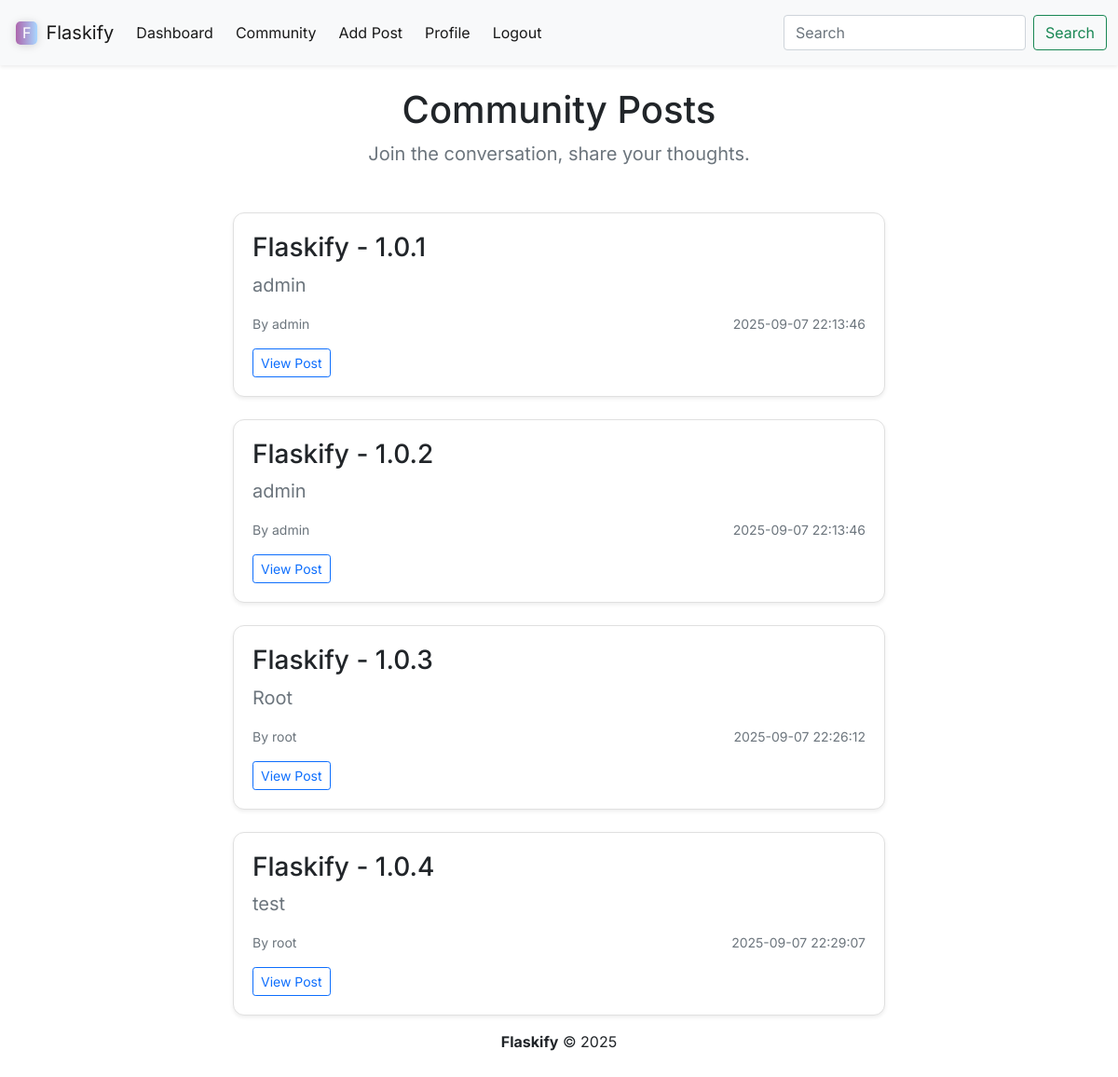
The app's page /posts (signed in), older data.
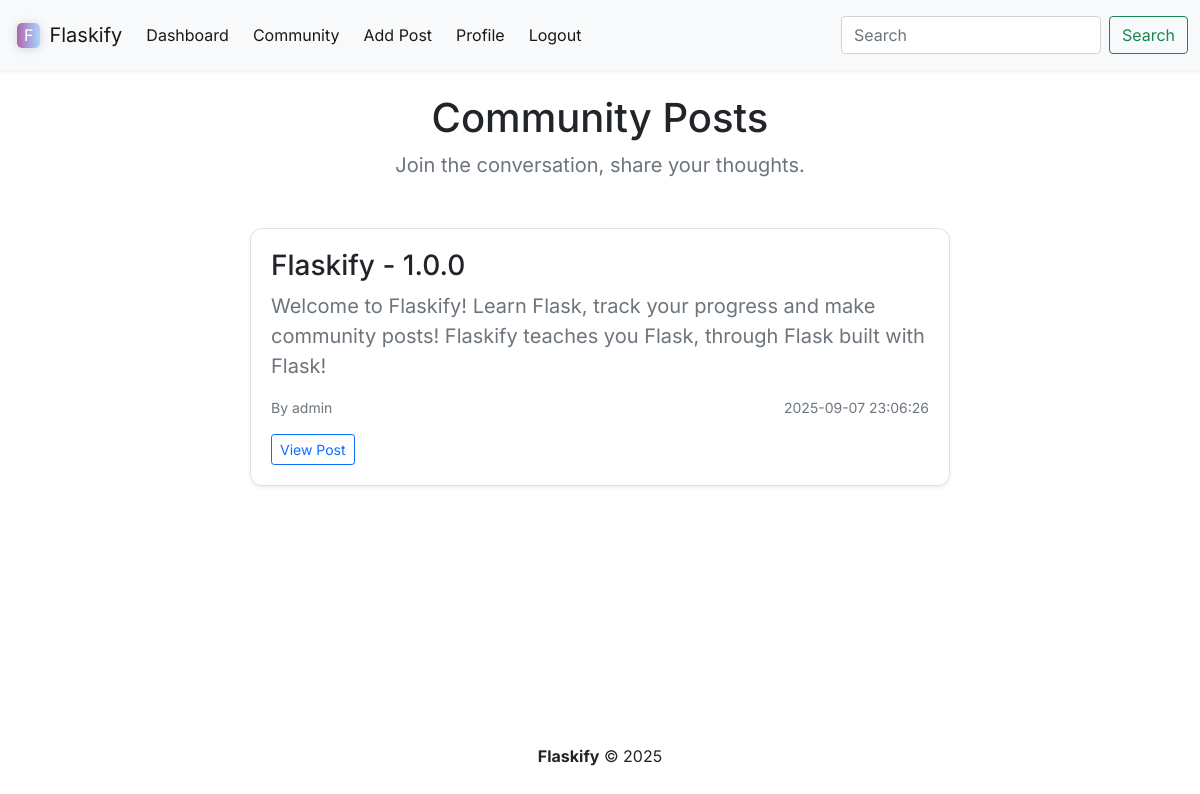
The same page, newer data.
### models.py (models this page shows)
class Posts(db.Model):
    id = db.Column(db.Integer, primary_key=True)
    title = db.Column(db.String(999))
    content = db.Column(db.Text)
    author = db.Column(db.String(999))
    date_posted = db.Column(db.DateTime, default=datetime.now(timezone.utc))
    slug = db.Column(db.String(255))
    user_id = db.Column(db.Integer)

### app.py (the view)
@app.route('/posts')
@login_required
def posts():
    posts = Posts.query.order_by(Posts.date_posted)
    return render_template("posts.html", posts=posts)

### web_forms.py
class SearchForm(FlaskForm):
    search = StringField("Searched", validators=[DataRequired()])
    submit = SubmitField("Submit")

### app.py (called while the page is built)
@app.context_processor
def base():
    form = SearchForm()
    return dict(form=form)

@login_manager.user_loader
def load_user(user_id):
    return Users.query.get(int(user_id))

### templates/posts.html
{% extends 'base.html' %}
{% block navigation_items %}
    {% include 'components/nav_component.html' %}
{% endblock %}
{% block section %}
  <div class="text-center mb-5">
    <h1 class="font-for-text">Community Posts</h1>
    <p class="font-for-text text-muted fs-5">Join the conversation, share your thoughts.</p>
  </div>
  <div class="d-flex flex-column align-items-center gap-4 font-for-text">
    {% for post in posts %}
      <div class="post-container-styling bg-white shadow-sm">
        <h3 class="fw-semibold mb-2">{{ post.title }}</h3>
        <p class="fs-5 text-secondary mb-3">{{ post.content }}</p>
        <div class="d-flex justify-content-between text-muted small mb-3">
          <span>By {{ post.author }}</span>
          <span>{{ post.date_posted.strftime("%Y-%m-%d %H:%M:%S") }}</span>
        </div>
        <div class="d-flex flex-row gap-2">
            <div class="">
                <a class="btn btn-sm btn-outline-primary" href="{{ url_for('post', id=post.id) }}">
                    View Post
                </a>
            </div>
        </div>
      </div>
    {% endfor %}
  </div>
{% endblock %}

### templates/base.html (shortened to what this page needs)
<!DOCTYPE html>
<html lang="en">
<head>
    <link href="https://cdn.jsdelivr.net/npm/bootstrap@5.0.2/dist/css/bootstrap.min.css" rel="stylesheet">
    <link href="/static/style.css" rel="stylesheet">
</head>
<body class="d-flex flex-column min-vh-100">
    <nav class="navbar navbar-expand-lg navbar-light bg-light shadow-sm font-for-text" style="height: 70px;">
        <div class="container-fluid">
            <div class="d-flex align-items-center gap-1">
                <span class="logo-style text-white">F</span>
                <a class="navbar-brand">Flaskify</a>
            </div>
            {% block navigation_items %}
            {% endblock %}
        </div>
    </nav>
    <div class="container mt-4">
    {% block section %}
    {% endblock %}
    </div>
    <footer class="text-black mt-auto py-3" style="margin-top: 50px">
        <div class="container text-sm">
            <p class="text-center font-for-text"><strong>Flaskify</strong> &copy; {{ 2025 }}</p>
        </div>
    </footer>
</body>
</html>

### templates/components/nav_component.html (shortened to what this page needs)
<div class="collapse navbar-collapse d-flex justify-content-cente" id="navbarSupportedContent">
    <ul class="navbar-nav gap-2">
        <li class="nav-item">
            <a class="nav-link active" aria-current="page" href="{{url_for('dashboard')}}">Dashboard</a>
        </li>
        <li class="nav-item">
            <a class="nav-link active" aria-current="page" href="{{url_for('posts')}}">Community</a>
        </li>
        <li class="nav-item">
            <a class="nav-link active" aria-current="page" href="{{url_for('add_post')}}">Add Post</a>
        </li>
        <li class="nav-item">
            <a class="nav-link active" aria-current="page" href="{{url_for('profile')}}">Profile</a>
        </li>
        <li class="nav-item">
            <a class="nav-link active" aria-current="page" href="{{url_for('logout')}}">Logout</a>
        </li>
    </ul>
</div>
<form method="POST" action="{{ url_for('search') }}" class="d-flex">
    <input class="form-control me-2" type="search" placeholder="Search" aria-label="Search" name="searched">
    <button class="btn btn-outline-success" type="submit">Search</button>
</form>

### static/style.css (style rules this page uses)
.font-for-text { font-family: 'Inter'; }
.logo-style { margin-left: 5px; margin-right: 5px; padding-left: 7px; padding-right: 7px; padding-top: 0.5px; padding-bottom: 0.5px; border-radius: 5px; background: linear-gradient(90deg, rgb(173, 102, 173), rgb(169, 215, 255)); box-shadow: 0 1px 10px rgba(0, 0, 0, 0.15); }
a { text-decoration: none; color: inherit; }
.post-container-styling { border: 1px solid #e0e0e0; border-radius: 12px; padding: 20px; width: 100%; max-width: 700px; transition: transform 0.15s ease, box-shadow 0.15s ease; }

Row changes from the older to the newer data that the page shows:
removed Posts: title "Flaskify - 1.0.2", content "admin", author "admin", date_posted "2025-09-07 22:13:46"
removed Posts: title "Flaskify - 1.0.3", content "Root", author "root", date_posted "2025-09-07 22:26:12"
removed Posts: title "Flaskify - 1.0.4", content "test", author "root", date_posted "2025-09-07 22:29:07"
changed Posts "admin": title "Flaskify - 1.0.1" → "Flaskify - 1.0.0"; content "admin" → "Welcome to Flaskify! Learn Flask, track your progress and make community posts! Flaskify teaches you Flask, through Flask built with Flask!"; date_posted "2025-09-07 22:13:46" → "2025-09-07 23:06:26"
